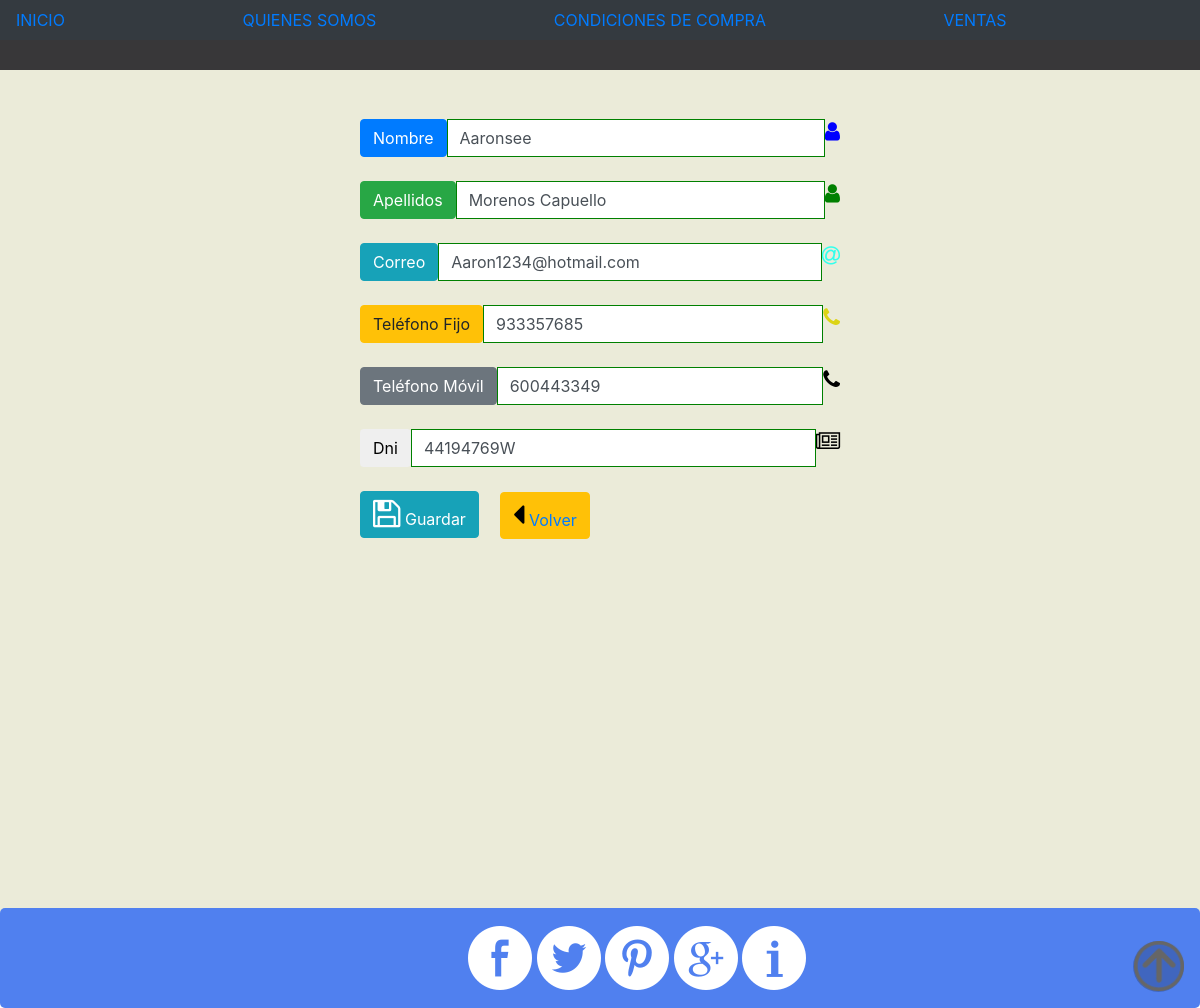
Page /administradormodificar.php?id=1 (signed in) on the committed database.
### tables this page shows
CREATE TABLE `tbl_usuario` (
  `id_usu` int(11) NOT NULL,
  `usu_mail` varchar(50) NOT NULL,
  `usu_nivel` varchar(20) NOT NULL,
  `usu_nombre` varchar(25) NOT NULL,
  `usu_password` varchar(50) NOT NULL,
  `usu_apellido` varchar(25) NOT NULL,
  `usu_actiu` int(1) NOT NULL,
  `img` varchar(10) NOT NULL,
  `telefono` int(10) NOT NULL,
  `dni` varchar(25) NOT NULL,
  `telefonofijo` int(10) NOT NULL
);

### administradormodificar.php (the view, shortened to what this page needs)
<!DOCTYPE html>
<html>
	<head>
		<link rel="stylesheet" type="text/css" href="css/estilo7.css" media="screen">
    	<link rel="stylesheet" href="https://maxcdn.bootstrapcdn.com/bootstrap/4.0.0-beta.2/css/bootstrap.min.css">
    </head>
	<body>
		<?php include('headeradministrador.php');
		?>
		<section>
			<article>
				<?php
					$con = mysqli_connect('localhost','root', '','montse');
					$sql = "SELECT * FROM tbl_usuario WHERE id_usu=$_REQUEST[id]";
					$datos = mysqli_query($con, $sql);
					if(mysqli_num_rows($datos)>0){
					$prod=mysqli_fetch_array($datos);
				?>
					<form name="f1" action="administradormodificar.proc.php" method="post">
						<div class="input-group">
							      <span class="input-group-btn">
							         <button class="btn btn-primary" type="button">Nombre</button>
							      </span>
							      <input type="text" name="nombre" pattern="[a-zA-ZàáâäãåąčćęèéêëėįìíîïłńòóôöõøùúûüųūÿýżźñçčšžÀÁÂÄÃÅĄĆČĖĘÈÉÊËÌÍÎÏĮŁŃÒÓÔÖÕØÙÚÛÜŲŪŸÝŻŹÑßÇŒÆČŠŽ∂ð ,.'-]{2,48}" required class="form-control" placeholder="" value="<?php echo $prod['usu_nombre']; ?>"/>
							      <span class="input-group-addon">
							      	<span class="fa fa-user fa-lg" style="color: blue;"></span>
							      </span>
						</div>
						<div class="input-group">
							      <span class="input-group-btn">
							         <button class="btn btn-success" type="button">Apellidos</button>
							      </span>
							      <input type="text" name="apellido" pattern="[a-zA-ZàáâäãåąčćęèéêëėįìíîïłńòóôöõøùúûüųūÿýżźñçčšžÀÁÂÄÃÅĄĆČĖĘÈÉÊËÌÍÎÏĮŁŃÒÓÔÖÕØÙÚÛÜŲŪŸÝŻŹÑßÇŒÆČŠŽ∂ð ,.'-]{2,64}" required class="form-control" placeholder="" value="<?php echo $prod['usu_apellido']; ?>"/>
							      	<span class="input-group-addon">
							        	 <span class="fa fa-user fa-lg" style="color: green;"></span>
							      	</span>
						</div>
						<div class="input-group">
							<span class="input-group-btn">
							    <button class="btn btn-info" type="button">Correo</button>
							</span>
							<input type="text" name="mail" required class="form-control" pattern="^[a-zA-Z0-9.!#$%&'*+/=?^_`{|}~-]+@[a-zA-Z0-9-]+(?:\.[a-zA-Z0-9-]+)*$" placeholder="" value="<?php echo $prod['usu_mail']; ?>"/>
							<span class="input-group-addon">
							   <span class="fa fa-at fa-lg" style="color: #33FFEC;"></span>
							</span>
						</div>
						<div class="input-group">
					      <span class="input-group-btn">
					         <button class="btn btn-warning" type="button">Teléfono Fijo</button>
					      </span>
					      <input type="text" name="telefonofi" pattern="^[9|8|7|6]\d{8}$" required class="form-control" placeholder="" value="<?php echo $prod['telefonofijo']; ?>"/>
					      	<span class="input-group-addon">
					        	<span class="fa fa-phone fa-lg" style="color: #DCD415;"></span>
					      	</span>
					    </div>
						<div class="input-group">
							<span class="input-group-btn">
							    <button class="btn btn-secondary" type="button">Teléfono Móvil</button>
							</span>
							<input type="text" name="telefonomov" pattern="^[9|8|7|6]\d{8}$" required class="form-control" placeholder="" value="<?php echo $prod['telefono']; ?>"/>
							<span class="input-group-addon">
							    <span class="fa fa-phone fa-lg" style="color: black;"></span>
							</span>
						</div>
						<div class="input-group">
							<span class="input-group-btn">
							   <button class="btn btn-default" type="button">Dni</button>
							</span>
							<input type="text" name="dnii" pattern="(([X-Z]{1})([-]?)(\d{7})([-]?)([A-Z]{1}))|((\d{8})([-]?)([A-Z]{1}))" required class="form-control" placeholder="" value="<?php echo $prod['dni']; ?>"/>
							<span class="input-group-addon">
								<span class="fa fa-newspaper-o fa-lg" style="color: black;"></span>
							</span>
						</div>
						<button type="submit" class="btn btn-info btn-xs" value="Guardar">
					        <span class="fa fa-floppy-o fa-2x" style="color: white;"></span> Guardar
					    </button>
						</form>
						<?php
							} else {
							echo "tbl_usuario con id=$_REQUEST[id] no encontrado!";
									}
						?>
						<button type="button" class="btn btn-warning btn-xs" onclick="window.location.href='administrador.php'" style="margin-left: 140px; margin-top: -168px;">
					       <span class="fa fa-caret-left fa-2x" style="color: black;"></span>
					       <a href="administrador.php">Volver</a>
					    </button>
			</article>
		</section>
		<footer>
			<?php
				include "footer.php";
			?>
		</footer>
	    <link rel="stylesheet" href="https://maxcdn.bootstrapcdn.com/font-awesome/4.5.0/css/font-awesome.min.css">
	</body>
</html>

### css/estilo7.css (style rules this page uses)
section { background-color: #EBEBD9; margin:0 auto; margin-top: -45px; width: 100%; height: 900px; padding-top: 0px; }
article { margin: 0 auto; width: 40%; height: 840px; padding-top: 70px; }
input:valid { border: 1px solid green; }
input:required:valid { border: 1px solid green; }

### rows in the picture
tbl_usuario: nombre "Aaronsee", apellido "Morenos Capuello", mail "Aaron1234@hotmail.com", telefonofi "933357685", telefonomov "600443349", dnii "44194769W"
